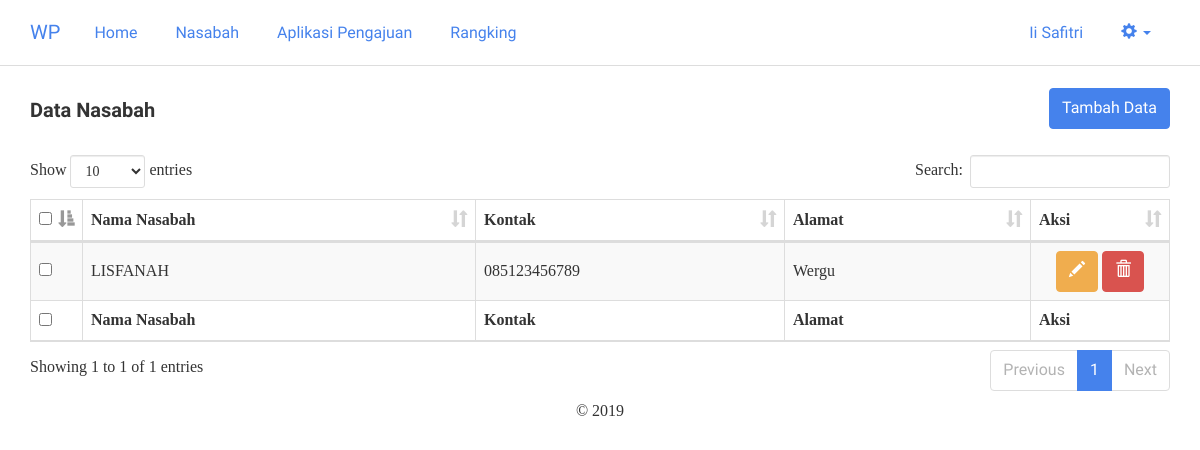
/nasabah.php (signed in), run on an earlier commit of the app's database.
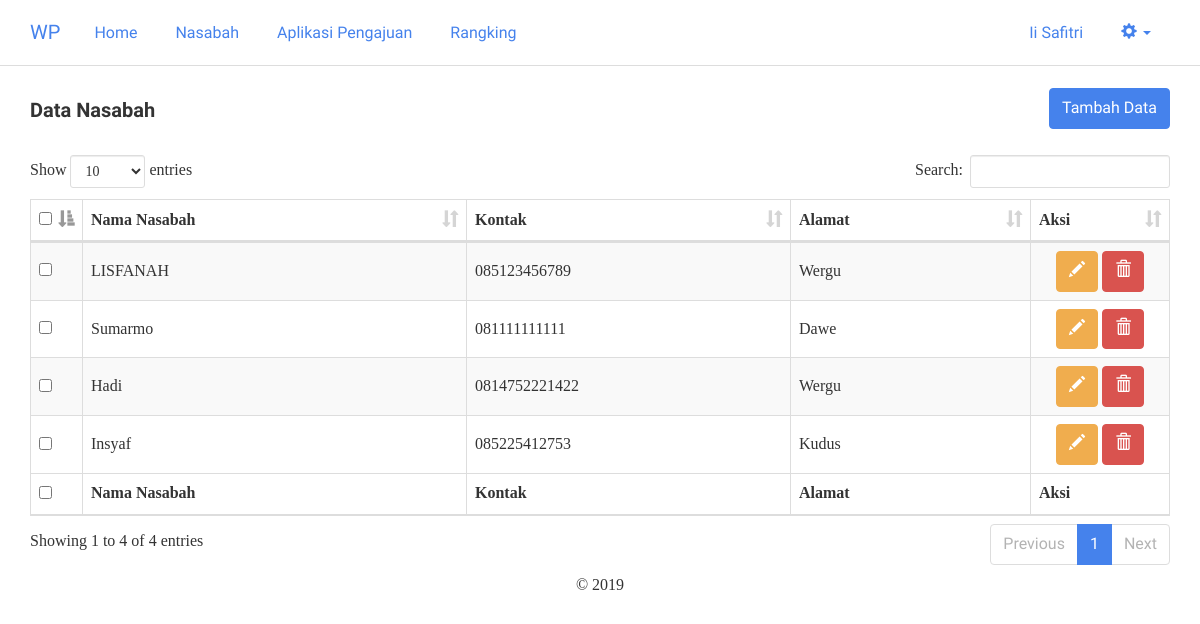
And on a later commit of the database.
### tables this page shows
CREATE TABLE `wp_nasabah` (
  `id_nasabah` int(11) NOT NULL,
  `nama` varchar(50) NOT NULL,
  `phone` varchar(15) NOT NULL,
  `alamat` text NOT NULL
);

### includes/nasabah.inc.php (called while the page is built, shortened)
<?php
class Nasabah{
	private $conn;
	private $table_name = "wp_nasabah";
	public function __construct($db){
		$this->conn = $db;
	}
	function readAll(){
		$query = "SELECT * FROM ".$this->table_name." ORDER BY id_nasabah ASC";
		$stmt = $this->conn->prepare( $query );
		$stmt->execute();
		return $stmt;
	}
	function countAll(){
		$query = "SELECT * FROM ".$this->table_name." ORDER BY id_nasabah ASC";
		$stmt = $this->conn->prepare( $query );
		$stmt->execute();
		return $stmt->rowCount();
	}
}
?>

### nasabah.php (the view, shortened to what this page needs)
<?php
include_once 'header.php';
include_once 'includes/nasabah.inc.php';
$pro = new Nasabah($db);
$stmt = $pro->readAll();
            ?>
<form method="post">
	<div class="row">
		<div class="col-md-6 text-left">
			<h4>Data Nasabah</h4>
		</div>
		<div class="col-md-6 text-right">
			<button type="button" onclick="location.href='nasabah-baru.php'" class="btn btn-primary">Tambah Data</button>
		</div>
	</div>
	<br/>
	<table width="100%" class="table table-striped table-bordered" id="tabeldata">
        <thead>
            <tr>
                <th width="10px"><input type="checkbox" name="select-all" id="select-all" /></th>
                <th>Nama Nasabah</th>
                <th>Kontak</th>
                <th>Alamat</th>
                <th width="100px">Aksi</th>
            </tr>
        </thead>
        <tfoot>
            <tr>
                <th><input type="checkbox" name="select-all2" id="select-all2" /></th>
                <th>Nama Nasabah</th>
                <th>Kontak</th>
                <th>Alamat</th>
                <th>Aksi</th>
            </tr>
        </tfoot>
        <tbody>
<?php
while ($row = $stmt->fetch(PDO::FETCH_ASSOC)){
?>
            <tr>
                <td style="vertical-align:middle;"><input type="checkbox" value="<?php echo $row['id_nasabah'] ?>" name="checkbox[]" /></td>
                <td style="vertical-align:middle;"><?php echo $row['nama'] ?></td>
                <td style="vertical-align:middle;"><?php echo $row['phone'] ?></td>
                <td style="vertical-align:middle;"><?php echo $row['alamat'] ?></td>
                <td style="text-align:center;vertical-align:middle;">
					<a href="nasabah-ubah.php?id=<?php echo $row['id_nasabah'] ?>" class="btn btn-warning"><span class="glyphicon glyphicon-pencil" aria-hidden="true"></span></a>
					<a href="nasabah-hapus.php?id=<?php echo $row['id_nasabah'] ?>" onclick="return confirm('Yakin ingin menghapus data')" class="btn btn-danger"><span class="glyphicon glyphicon-trash" aria-hidden="true"></span></a>
			    </td>
            </tr>
<?php
}
?>
        </tbody>
    </table>
</form>
<?php
include_once 'footer.php';
?>

What changed in the data, as far as the page shows it:
added wp_nasabah: nama "Sumarmo", phone "081111111111", alamat "Dawe"
added wp_nasabah: nama "Hadi", phone "0814752221422", alamat "Wergu"
added wp_nasabah: nama "Insyaf", phone "085225412753", alamat "Kudus"
Also different on the page:
text written by a page script: "Show entries Search: Showing 1 to 1 of 1 entries Previous 1 Next" → "Show entries Search: Showing 1 to 4 of 4 entries Previous 1 Next"
